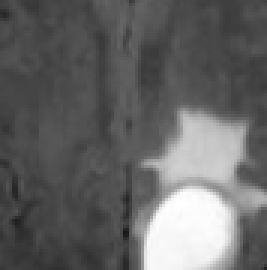
#> input picture data/11yes.png, 89 x 90 px, found by its file name (shown 3 times larger)
$ python PCA_SVM.py   (older library calls are emulated)
#> lines starting #> are read from the running program, lines starting #| are printed output that depends on the picture
import numpy as np
import cv2
from skimage.feature import graycomatrix, graycoprops
from sklearn.svm import SVC
from sklearn.model_selection import train_test_split, cross_val_score
from sklearn.preprocessing import StandardScaler
from sklearn.decomposition import PCA
from sklearn.metrics import classification_report, accuracy_score
import matplotlib.pyplot as plt
from scipy import stats
from scipy.stats import skew, kurtosis

def enhance_image_svd(image, k=75):
    """Enhance an image using Singular Value Decomposition (SVD)."""
    matrix = np.array(image)
    if len(matrix.shape) != 2:
        raise ValueError("Input matrix must be a two-dimensional array.")
    U, S, Vt = np.linalg.svd(matrix, full_matrices=False)
    S_k = np.zeros((k, k))
    np.fill_diagonal(S_k, S[:k])
    U_k = U[:, :k]
    Vt_k = Vt[:k, :]
    A_k = np.dot(U_k, np.dot(S_k, Vt_k))
    A_k = np.clip(A_k, 0, 255).astype(np.uint8)
    return A_k


# Feature Extraction Functions
def calculate_intensity_gradients(image):
    """Calculate intensity gradient features."""
    sobelx = cv2.Sobel(image, cv2.CV_64F, 1, 0, ksize=3)
    sobely = cv2.Sobel(image, cv2.CV_64F, 0, 1, ksize=3)
    magnitude = np.sqrt(sobelx ** 2 + sobely ** 2)
    direction = np.arctan2(sobely, sobelx)
    gradient_features = {
        'mean_magnitude': np.mean(magnitude),
        'std_magnitude': np.std(magnitude),
        'max_magnitude': np.max(magnitude),
        'mean_direction': np.mean(direction),
        'direction_entropy': stats.entropy(np.histogram(direction, bins=36)[0])
    }
    return gradient_features

def calculate_glcm_features(image):
    """Calculate GLCM features for the given image."""
    if image.dtype != np.uint8:
        image = (image / image.max() * 255).astype(np.uint8)
    distances = [1]
    angles = [0, np.pi / 4, np.pi / 2, 3 * np.pi / 4]
    glcm = graycomatrix(image, distances, angles, symmetric=True, normed=True)
    entropy = -np.sum(glcm * np.log2(glcm + np.finfo(float).eps))
    glcm_features = {
        'contrast': np.mean(graycoprops(glcm, 'contrast')),
        'dissimilarity': np.mean(graycoprops(glcm, 'dissimilarity')),
        'homogeneity': np.mean(graycoprops(glcm, 'homogeneity')),
        'energy': np.mean(graycoprops(glcm, 'energy')),
        'correlation': np.mean(graycoprops(glcm, 'correlation')),
        'ASM': np.mean(graycoprops(glcm, 'ASM')),
        'entropy': entropy,
    }
    return glcm_features

def get_contour(image, threshold_method='otsu'):
    """Get the largest contour from the image."""
    if image.dtype != np.uint8:
        image = (image / image.max() * 255).astype(np.uint8)
    if threshold_method == 'otsu':
        _, binary = cv2.threshold(image, 0, 255, cv2.THRESH_BINARY + cv2.THRESH_OTSU)
    else:
        binary = cv2.adaptiveThreshold(image, 255, cv2.ADAPTIVE_THRESH_GAUSSIAN_C, cv2.THRESH_BINARY, 11, 2)
    kernel = np.ones((3, 3), np.uint8)
    binary = cv2.morphologyEx(binary, cv2.MORPH_OPEN, kernel)
    binary = cv2.morphologyEx(binary, cv2.MORPH_CLOSE, kernel)
    contours, _ = cv2.findContours(binary, cv2.RETR_EXTERNAL, cv2.CHAIN_APPROX_SIMPLE)
    if len(contours) > 0:
        return max(contours, key=cv2.contourArea)
    return None

def calculate_circularity(contour):
    """Calculate circularity of the detected contour."""
    if contour is None:
        return 0
    area = cv2.contourArea(contour)
    perimeter = cv2.arcLength(contour, True)
    if perimeter == 0:
        return 0
    circularity = 4 * np.pi * area / (perimeter ** 2)
    return circularity

def calculate_region_contrast(image, contour):
    """Calculate contrast between tumor region and surrounding area."""
    if contour is None:
        return {'weber_contrast': 0}
    tumor_mask = np.zeros_like(image)
    cv2.drawContours(tumor_mask, [contour], -1, (255), -1)
    kernel = np.ones((50, 50), np.uint8)
    dilated_mask = cv2.dilate(tumor_mask, kernel, iterations=1)
    surrounding_mask = dilated_mask - tumor_mask
    tumor_pixels = image[tumor_mask == 255]
    surrounding_pixels = image[surrounding_mask == 255]
    weber_contrast = (np.mean(tumor_pixels) - np.mean(surrounding_pixels)) / np.mean(surrounding_pixels) if np.mean(surrounding_pixels) != 0 else 0
    return {'weber_contrast': weber_contrast}

def normalize_contrast(image):
    """Apply contrast normalization to the given image."""
    image_normalized = cv2.normalize(image, None, alpha=0, beta=255, norm_type=cv2.NORM_MINMAX)
    return image_normalized

# Data Augmentation Functions
def augment_image(image):
    """Perform data augmentation on the given image."""
    augmented_images = []
    # Original image
    augmented_images.append(image)
    # Rotation
    for angle in [90, 180, 270]:
        rotated_image = cv2.rotate(image, cv2.ROTATE_90_CLOCKWISE if angle == 90 else cv2.ROTATE_180 if angle == 180 else cv2.ROTATE_90_COUNTERCLOCKWISE)
        augmented_images.append(rotated_image)
    # Flipping
    flipped_h = cv2.flip(image, 1)  # Horizontal flip
    flipped_v = cv2.flip(image, 0)  # Vertical flip
    augmented_images.append(flipped_h)
    augmented_images.append(flipped_v)
    # Scaling
    scaled_image = cv2.resize(image, None, fx=1.2, fy=1.2, interpolation=cv2.INTER_LINEAR)
    h, w = image.shape
    scaled_image = scaled_image[(scaled_image.shape[0] - h) // 2: (scaled_image.shape[0] - h) // 2 + h,
                                (scaled_image.shape[1] - w) // 2: (scaled_image.shape[1] - w) // 2 + w]
    augmented_images.append(scaled_image)
    # Adding Gaussian Noise
    noisy_image = image + np.random.normal(0, 10, image.shape).astype(np.uint8)
    augmented_images.append(np.clip(noisy_image, 0, 255))
    noisy_image_high = image + np.random.normal(0, 15, image.shape).astype(np.uint8)
    augmented_images.append(np.clip(noisy_image_high, 0, 255))
    return augmented_images

# Feature Extraction Pipeline
def extract_features(image):
    """Extract features from an image using multiple methods."""
    features = {}
    features.update(calculate_intensity_gradients(image))
    features.update(calculate_glcm_features(image))
    contour = get_contour(image)
    features['circularity'] = calculate_circularity(contour)
    features.update(calculate_region_contrast(image, contour))
    return features

# Load Images, Apply Augmentation, and Extract Features
image_paths = ['11yes.png','12no.png','13no.png','14yes.png','15yes.png','16no.png', '15yes.png', '17yes.png', '18no.png','19yes.png','20yes.png','21no.png','22yes.png']
labels = [1,0,0,1,1,0,1,1,0,1,1,0,1]  # 1 for tumor, 0 for no tumor

feature_list = []
label_list = []
for path, label in zip(image_paths, labels):
    image = cv2.imread(path, cv2.IMREAD_GRAYSCALE)
#> image is the input picture: shape (90, 89); min 24, max 255, mean 100.9
    image = cv2.resize(image, (256, 256))
#> image: shape (256, 256)
    augmented_images = augment_image(image)
#> after the loop in augment_image, `for angle in [90, 180, 270]:`: augmented_images = 4 items
#> in augment_image, `flipped_h = cv2.flip(image, 1)`:
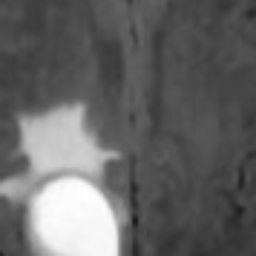
#> flipped_h: shape (256, 256); min 24, max 255, mean 100.8
#> in augment_image, `flipped_v = cv2.flip(image, 0)`:
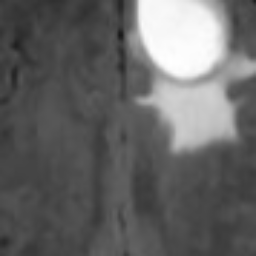
#> flipped_v: shape (256, 256); min 24, max 255, mean 100.8
#> in augment_image, `noisy_image_high = image + np.random.normal(0, 15, image.shape).astype..`:
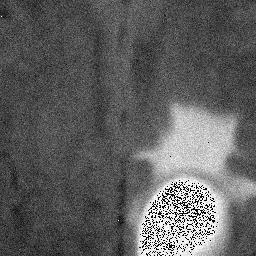
#> noisy_image_high: shape (256, 256); min 0, max 255, mean 95.7
#> augmented_images = 9 items
    for augmented_image in augmented_images:
        features = extract_features(augmented_image)
        feature_list.append(list(features.values()))
        label_list.append(label)
#> this loop made 9 passes
#> pass 1, in calculate_intensity_gradients, `sobelx = cv2.Sobel(image, cv2.CV_64F, 1, 0, ksize=3)`:
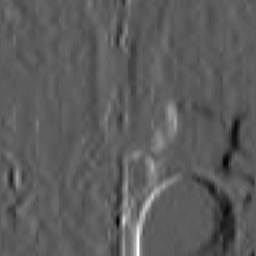
#> sobelx: shape (256, 256) float64; min -124, max 218, mean 0.5; drawn with min black and max white
#> pass 1, in calculate_intensity_gradients, `sobely = cv2.Sobel(image, cv2.CV_64F, 0, 1, ksize=3)`:
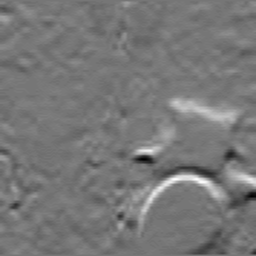
#> sobely: shape (256, 256) float64; min -104, max 120, mean 1.3; drawn with min black and max white
#> pass 1, in calculate_intensity_gradients, `magnitude = np.sqrt(sobelx ** 2 + sobely ** 2)`:
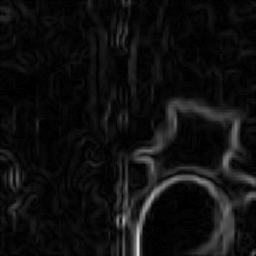
#> magnitude: shape (256, 256) float64; min 0, max 218, mean 15.7
#> pass 1, in calculate_intensity_gradients, `direction = np.arctan2(sobely, sobelx)`:
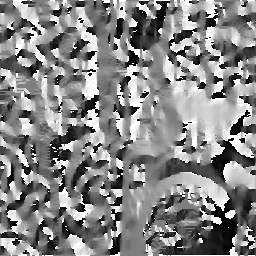
#> direction: shape (256, 256) float64; min -3.13, max 3.14, mean 0.182; drawn with min black and max white
#> after the loop, feature_list = 9 items; label_list = [1, 1, 1, 1, 1, 1, 1, 1, 1]
#> pass 2 of the loop `for path, label in zip(image_paths, labels):`:
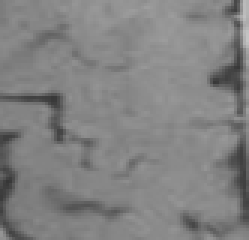
#> input picture data/12no.png, 83 x 80 px, found by its file name (shown 3 times larger)
#> image is the input picture: shape (80, 83); min 54, max 196, mean 129.6
#> image: shape (256, 256)
#> the loop `for augmented_image in augmented_images:` made 9 passes
#> pass 1, in calculate_intensity_gradients (call 10), `magnitude = np.sqrt(sobelx ** 2 + sobely ** 2)`:
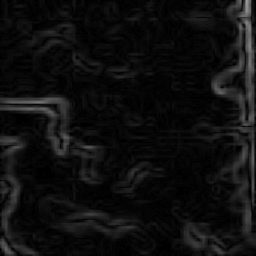
#> magnitude: shape (256, 256) float64; min 0, max 152, mean 14.9
#> pass 1, in calculate_intensity_gradients (call 10), `direction = np.arctan2(sobely, sobelx)`:
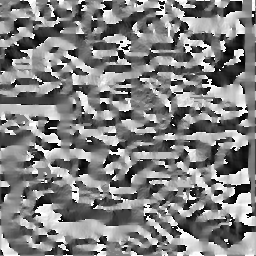
#> direction: shape (256, 256) float64; min -3.13, max 3.14, mean 0.0587; drawn with min black and max white
#> after the loop `for augmented_image in augmented_images:`: feature_list = 18 items; label_list = [1, 1, 1, 1, 1, 1, 1, 1, 1, 0, 0, 0, 0, 0, 0, 0, 0, 0]
#> pass 3 of the loop `for path, label in zip(image_paths, labels):`:
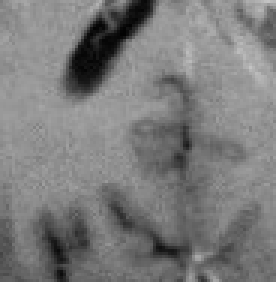
#> input picture data/13no.png, 92 x 94 px, found by its file name (shown 3 times larger)
#> image is the input picture: shape (94, 92); min 2, max 195, mean 123.3
#> image: shape (256, 256)
#> the loop `for augmented_image in augmented_images:` made 9 passes
#> pass 1, in calculate_intensity_gradients (call 19), `magnitude = np.sqrt(sobelx ** 2 + sobely ** 2)`:
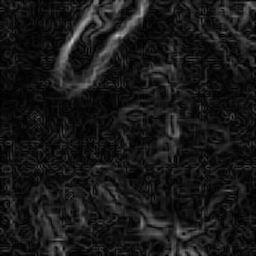
#> magnitude: shape (256, 256) float64; min 0, max 196.8, mean 24.9
#> pass 1, in calculate_intensity_gradients (call 19), `direction = np.arctan2(sobely, sobelx)`:
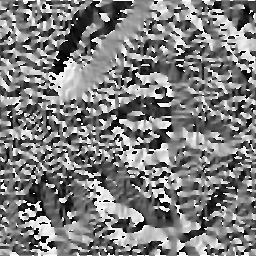
#> direction: shape (256, 256) float64; min -3.13, max 3.14, mean -0.0191; drawn with min black and max white
#> after the loop `for augmented_image in augmented_images:`: feature_list = 27 items; label_list = 27 values, max 1 at index 0, min 0 at index 9, mean 0.333
#> (the run stopped early here; a loop or call above may not have finished)
